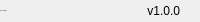
              <widget class="QFrame" name="bottomBar">
               <property name="minimumSize">
                <size>
                 <width>0</width>
                 <height>22</height>
                </size>
               </property>
               <property name="maximumSize">
                <size>
                 <width>16777215</width>
                 <height>22</height>
                </size>
               </property>
               <property name="frameShape">
                <enum>QFrame::NoFrame</enum>
               </property>
               <property name="frameShadow">
                <enum>QFrame::Raised</enum>
               </property>
               <layout class="QHBoxLayout" name="horizontalLayout_5">
                <property name="spacing">
                 <number>0</number>
                </property>
                <property name="leftMargin">
                 <number>0</number>
                </property>
                <property name="topMargin">
                 <number>0</number>
                </property>
                <property name="rightMargin">
                 <number>0</number>
                </property>
                <property name="bottomMargin">
                 <number>0</number>
                </property>
                <item>
                 <widget class="QLabel" name="creditsLabel">
                  <property name="maximumSize">
                   <size>
                    <width>16777215</width>
                    <height>16</height>
                   </size>
                  </property>
                  <property name="font">
                   <font>
                    <family>Segoe UI</family>
                    <pointsize>-1</pointsize>
                    <italic>false</italic>
                    <bold>false</bold>
                   </font>
                  </property>
                  <property name="text">
                   <string>By: IT Systems</string>
                  </property>
                  <property name="alignment">
                   <set>Qt::AlignLeading|Qt::AlignLeft|Qt::AlignVCenter</set>
                  </property>
                 </widget>
                </item>
                <item>
                 <widget class="QLabel" name="bateria_lbl">
                  <property name="text">
                   <string/>
                  </property>
                 </widget>
                </item>
                <item>
                 <widget class="QLabel" name="conexion_lbl">
                  <property name="text">
                   <string/>
                  </property>
                 </widget>
                </item>
                <item>
                 <widget class="QLabel" name="version">
                  <property name="text">
                   <string>v1.0.0</string>
                  </property>
                  <property name="alignment">
                   <set>Qt::AlignRight|Qt::AlignTrailing|Qt::AlignVCenter</set>
                  </property>
                 </widget>
                </item>
                <item>
                 <widget class="QFrame" name="frame_size_grip">
                  <property name="minimumSize">
                   <size>
                    <width>20</width>
                    <height>0</height>
                   </size>
                  </property>
                  <property name="maximumSize">
                   <size>
                    <width>20</width>
                    <height>16777215</height>
                   </size>
                  </property>
                  <property name="frameShape">
                   <enum>QFrame::NoFrame</enum>
                  </property>
                  <property name="frameShadow">
                   <enum>QFrame::Raised</enum>
                  </property>
                 </widget>
                </item>
               </layout>
              </widget>
